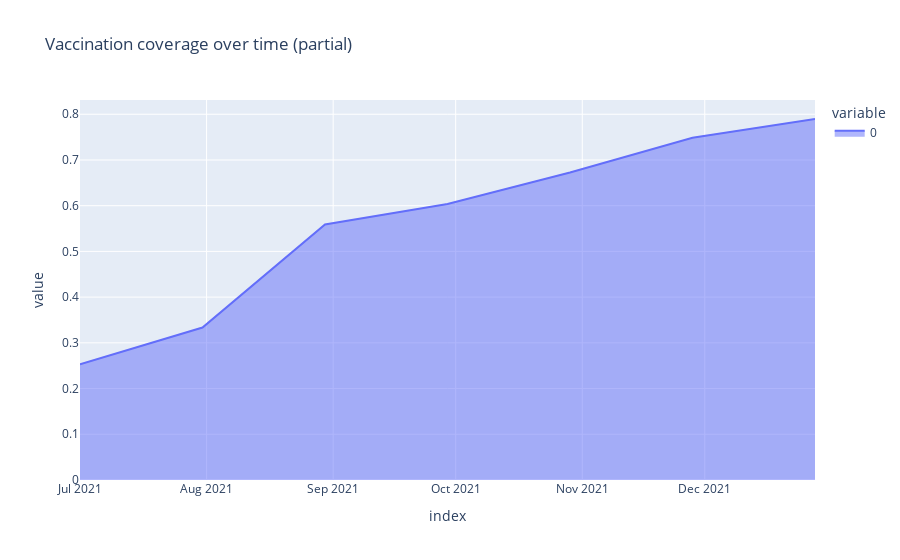

The notebook cell saved with this chart:
### Code cell
pd.Series(
    vacc1_coverage, 
    index=ref_times_to_dti(COVID_BASE_DATE, coverage_times)
).plot.area(title="Vaccination coverage over time (partial)")

### Figure 1 — Plotly figure (JSON) as saved in the notebook; plotly's stock layout.template omitted (floating-point values rounded to 4 significant figures)
{"data": [{"fillpattern": {"shape": ""}, "hovertemplate": "variable=0<br>index=%{x}<br>value=%{y}<extra></extra>", "legendgroup": "0", "line": {"color": "#636efa"}, "marker": {"symbol": "circle"}, "mode": "lines", "name": "0", "orientation": "v", "showlegend": true, "stackgroup": "1", "type": "scatter", "x": ["2021-07-01T00:00:00", "2021-07-31T00:00:00", "2021-08-30T00:00:00", "2021-09-29T00:00:00", "2021-10-29T00:00:00", "2021-11-28T00:00:00", "2021-12-28T00:00:00"], "xaxis": "x", "y": [0.2528, 0.3336, 0.5587, 0.6038, 0.6727, 0.7485, 0.7896], "yaxis": "y"}], "layout": {"legend": {"title": {"text": "variable"}, "tracegroupgap": 0}, "title": {"text": "Vaccination coverage over time (partial)"}, "xaxis": {"anchor": "y", "domain": [0, 1], "title": {"text": "index"}}, "yaxis": {"anchor": "x", "domain": [0, 1], "title": {"text": "value"}}}}
